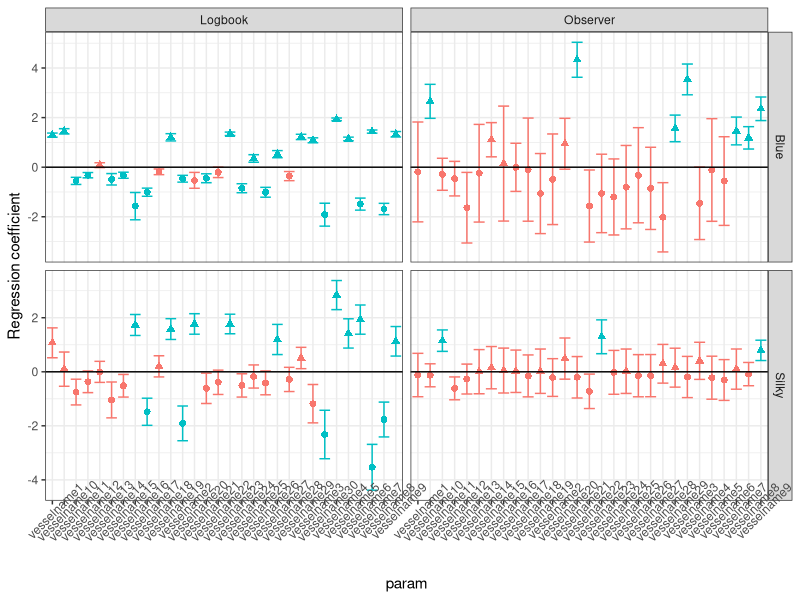

R code for this plot: (Note: this script raises an error after producing the figure.)
## ---- chunk 1

library(tidyverse)
library(here)
library(pillar)
library(cowplot)
library(patchwork) 

knitr::opts_chunk$set(echo = TRUE)
## ---- chunk 2
### <><> make plot data
log.cfs <- read_csv(here("public_data/log_vslcofs.csv"))
glimpse(log.cfs)
log.cfs$source <- "Logbook"
obs.cfs <-  read_csv(here("public_data/obs_vslcofs.csv"))
obs.cfs$source <- "Observer"

vsl.cfs <- bind_rows(log.cfs, obs.cfs)
vsl.cfs <- vsl.cfs %>% rename(cf='Estimate')

vsl.cfs %>% group_by(source, species) %>% summarise(min=min(cf), max=max(cf))
# since I've constrained the vessel cfs (by penalizing), don't normalize outputs

## quick explore
vsl.cfs %>%
  mutate(posneg=case_when(cf==0~"zero",
                            cf<0~"negative",
                            cf>0~"positive",
                            TRUE~"NA"),
           psignif=case_when(p_val<0.05~as.character("Yes"), TRUE~as.character("No"))) %>%
    ggplot(aes(x=param, y=cf)) +
    geom_point(aes(color=psignif, shape=posneg), size=2) +
    geom_errorbar(aes(y=cf, ymin=cf-std_err, ymax=cf+std_err, color=psignif)) +
    facet_grid(species~source, scales="free") +
    geom_hline(yintercept=0) +
    labs(y="Regression coefficient", shape="", color="p<0.005") +
    theme_bw() + 
    theme(axis.text.x = element_text(angle=45)) +
  guides(color="none", shape="none") 

#<><>< Make each of the 4 panels separately so I can order by coefficient rank
vsl.cfs <- vsl.cfs %>%
  mutate(posneg=case_when(cf==0~"zero",
                            cf<0~"negative",
                            cf>0~"positive",
                            TRUE~"NA"),
           psignif=case_when(p_val<0.05~as.character("Yes"), TRUE~as.character("No"))) 
vsl.cfs$psignif <- factor(vsl.cfs$psignif)

vsl.cfs %>%
  group_by(source) %>%
  summarise(n_cfs=n_distinct(param)) %>%
  ungroup()
# source    n_cfs
# Logbook     30
# Observer    29

## save plot data
write_csv(vsl.cfs, here("public_data/fig1_dat.csv"))

## ---- chunk 3

vsl.cfs <- read_csv(here("public_data/fig1_dat.csv"))
glimpse(vsl.cfs)

vsl.cfs$psignif <- factor(vsl.cfs$psignif)
levels(vsl.cfs$psignif)
# use a color for yes and a grey shade for no
pal_pval <- c("grey50", "tomato2")

vsl.cfs %>% group_by(source, species) %>% summarise(min=min(cf-std_err), max=max(cf+std_err))
range.log <- c(-4.5, 3.5)
range.obs <- c(-3.1, 4.9)

log.blue <- vsl.cfs %>%
  filter(species=="Blue" & source=="Logbook") %>%
  mutate(positiony=max(cf+std_err)) %>%
  ggplot(aes(x=reorder(param, cf), y=cf)) +
    geom_point(aes(color=psignif), size=2) +
    geom_errorbar(aes(y=cf, ymin=cf-std_err, ymax=cf+std_err, color=psignif), linewidth=0.2) +
    geom_hline(yintercept=0) +
    scale_y_continuous(limits=range.log) +
    annotate("text", label="Blue shark\nlogbook data", x=10, y=3, size=2) +
    scale_color_manual(values=pal_pval) +
    labs(y="", x= "", color="") + # add legend title in Illustrator with italic p, add shared y axis label, add species icons
    theme_bw() + 
    theme(axis.text.x = element_blank(),
          plot.margin = unit(c(0, 0, 0, 0), "cm"),
          panel.grid=element_blank()) +
  guides(color="none")
log.blue

log.silky <- vsl.cfs %>%
  filter(species=="Silky" & source=="Logbook") %>%
  ggplot(aes(x=reorder(param, cf), y=cf)) +
    geom_point(aes(color=psignif), size=2) +
    geom_errorbar(aes(y=cf, ymin=cf-std_err, ymax=cf+std_err, color=psignif), linewidth=0.2) +
    geom_hline(yintercept=0) +
    scale_y_continuous(limits=range.log) +
    annotate("text", label="Silky shark\nlogbook data", x=10, y=3, size=2) +
    scale_color_manual(values=pal_pval) +
    labs(y="", x= "", color="") + 
    theme_bw() + 
    theme(axis.text.x = element_blank(),
          plot.margin = unit(c(0, 0, 0, 0), "cm"),
          panel.grid=element_blank()) +
  guides(color="none")
log.silky

obs.blue <- vsl.cfs %>%
  filter(species=="Blue" & source=="Observer") %>%
  ggplot(aes(x=reorder(param, cf), y=cf)) +
    geom_point(aes(color=psignif), size=2) +
    geom_errorbar(aes(y=cf, ymin=cf-std_err, ymax=cf+std_err, color=psignif), linewidth=0.2) +
    geom_hline(yintercept=0) +
    scale_y_continuous(limits=range.obs) +
    annotate("text", label="Blue shark\nobserver data", x=10, y=4.5, size=2) +
    scale_color_manual(values=pal_pval) +
    labs(y="", x= "", color="") + 
    theme_bw() + 
    theme(axis.text.x = element_blank(),
          plot.margin = unit(c(0, 0, 0, 0), "cm"),
          panel.grid=element_blank()) +
  guides(color="none")
obs.blue

obs.silky <- vsl.cfs %>%
  filter(species=="Silky" & source=="Observer") %>%
  ggplot(aes(x=reorder(param, cf), y=cf)) +
    geom_point(aes(color=psignif), size=2) +
    geom_errorbar(aes(y=cf, ymin=cf-std_err, ymax=cf+std_err, color=psignif), linewidth=0.2) +
    geom_hline(yintercept=0) +
    scale_y_continuous(limits=range.obs) +
    annotate("text", label="Silky shark\nobserver data", x=10, y=4.5, size=2) +
    scale_color_manual(values=pal_pval) +
    labs(y="", x= "", color="") + 
    theme_bw() + 
    #plot_annotation(tag_levels = "D)") +
    theme(axis.text.x = element_blank(),
          plot.margin = unit(c(0, 0, 0, 0), "cm"),
          panel.grid=element_blank()) +
  guides(color="none")
obs.silky

## arrange plots
fig1 <- log.blue + log.silky + obs.blue + obs.silky +  patchwork::plot_layout(nrow=2, ncol=2, width=c(1, 1))
fig1

plot_grid(log.blue, log.silky, obs.blue, obs.silky,
          ncol = 2, align = "hv",
         labels = c("A)", "B)", "C)", "D)"))

ggsave(plot=last_plot(), 
       filename=here("fig1.png"),
       width = 6, height = 6, units = "in", dpi = 600)
